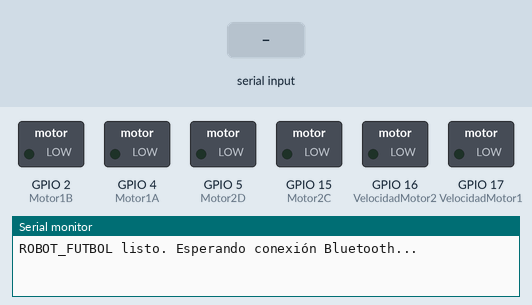
Recording of a sketch running on a simulated ESP32. On the bench: switched loads named in the sketch (green lamp = pin HIGH), the last lines printed to the serial monitor. The inputs (shaded band) are chosen by the test bench. Nothing arrives over Bluetooth unless stated.

Above: at 1.2 s.
1.3 s: "G" received over the second serial link
At 1.8 s:
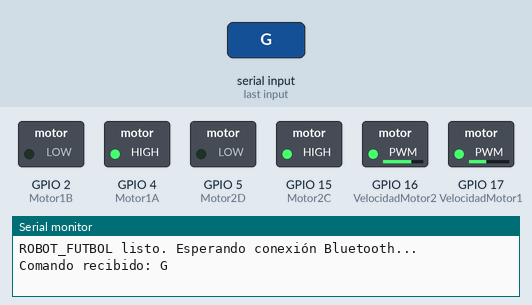
2.8 s: "I" received over the second serial link
At 4.0 s:
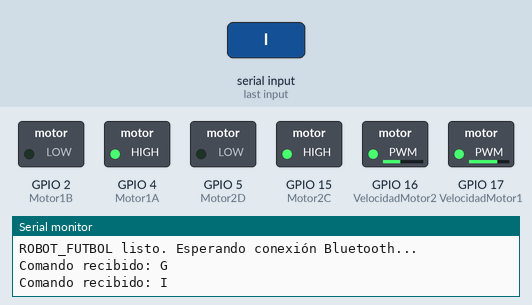
4.3 s: "H" received over the second serial link
At 5.2 s:
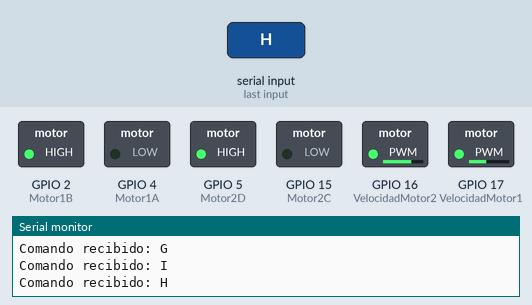
5.8 s: "J" received over the second serial link
At 6.3 s:
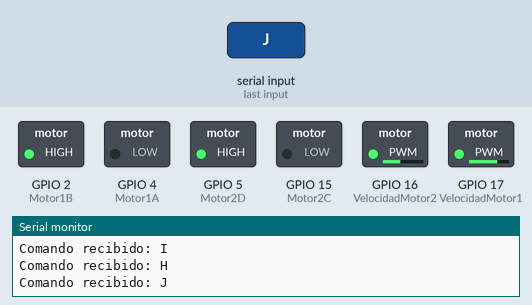
7.3 s: "q" received over the second serial link
At 8.5 s:
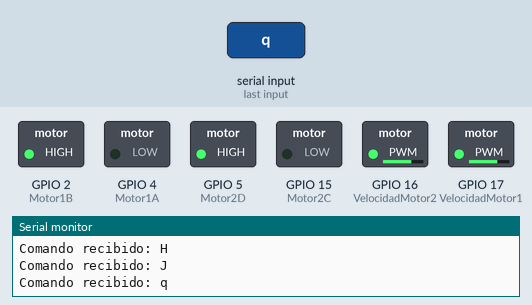
8.8 s: "90,45\n" received over the second serial link
At 9.9 s:
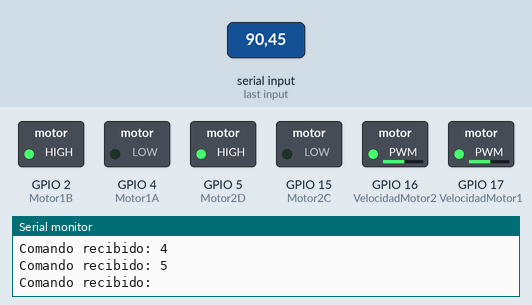
Timing chart, 0 to 11.3 s (numbered marks = the images above; inputs shaded):
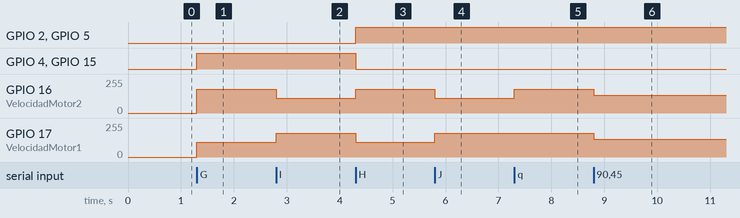

Measured:
- after the input at 1.3 s, GPIO 4 (Motor1A), GPIO 15 (Motor2C): LOW → HIGH at once; GPIO 16 (VelocidadMotor2): 0/255 → 179/255 at once; GPIO 17 (VelocidadMotor1): 0/255 → 110/255 at once
- after the input at 2.8 s, GPIO 16 (VelocidadMotor2): 179/255 → 110/255 at once; GPIO 17 (VelocidadMotor1): 110/255 → 179/255 at once
- after the input at 4.3 s, GPIO 2 (Motor1B), GPIO 5 (Motor2D): LOW → HIGH at once; GPIO 4 (Motor1A), GPIO 15 (Motor2C): HIGH → LOW at once; GPIO 16 (VelocidadMotor2): 110/255 → 179/255 at once; GPIO 17 (VelocidadMotor1): 179/255 → 110/255 at once
- after the input at 5.8 s, GPIO 16 (VelocidadMotor2): 179/255 → 110/255 at once; GPIO 17 (VelocidadMotor1): 110/255 → 179/255 at once
- after the input at 7.3 s, GPIO 16 (VelocidadMotor2): 110/255 → 179/255 at once
- after the input at 8.8 s, GPIO 16 (VelocidadMotor2), GPIO 17 (VelocidadMotor1): 179/255 → 134/255 at once

The sketch:

ROBOT_FUTBOL_ESP32.ino
```cpp
/*
  ROBOT_FUTBOL - Control por Bluetooth con ESP32
  ------------------------------------------------
  Placa: ESP32 NodeMCU WROOM 38 pines
  Driver de motores: L298N
  App recomendada: "Bluetooth RC Controller"

  Comandos por Bluetooth:
    F/B/L/R/S = adelante/atrás/izq/der/stop
    G/I/H/J   = diagonales (adel-izq, adel-der, atrás-izq, atrás-der)
    0-9, q    = velocidad (PWM 80-180)
*/

#include "BluetoothSerial.h"

#if !defined(CONFIG_BT_ENABLED) || !defined(CONFIG_BLUEDROID_ENABLED)
#error Bluetooth no está habilitado. Verifica la configuración de la placa.
#endif

BluetoothSerial SerialBT;

// --- Pines del L298N (lado derecho físico del ESP32) ---
int VelocidadMotor1 = 17; // GPIO17 -> ENA (PWM motor A)   | pata física N°28
int VelocidadMotor2 = 16; // GPIO16 -> ENB (PWM motor B)   | pata física N°27
int Motor1A = 4;          // GPIO4  -> IN1 (dirección A)   | pata física N°26
int Motor1B = 2;          // GPIO2  -> IN2 (dirección A)   | pata física N°24
int Motor2C = 15;         // GPIO15 -> IN3 (dirección B)   | pata física N°23
int Motor2D = 5;          // GPIO5  -> IN4 (dirección B)   | pata física N°29

// --- Configuración PWM (API nueva del core ESP32 3.x) ---
const int frecuenciaPWM = 5000;
const int resolucionPWM = 8;

int speedMotor = 150; // velocidad por defecto (rango 80-180)
char comando;

void setup() {
  Serial.begin(115200);
  SerialBT.begin("ROBOT_FUTBOL");
  Serial.println("ROBOT_FUTBOL listo. Esperando conexión Bluetooth...");

  pinMode(Motor1A, OUTPUT);
  pinMode(Motor1B, OUTPUT);
  pinMode(Motor2C, OUTPUT);
  pinMode(Motor2D, OUTPUT);

  ledcAttach(VelocidadMotor1, frecuenciaPWM, resolucionPWM);
  ledcAttach(VelocidadMotor2, frecuenciaPWM, resolucionPWM);

  detenerMotores();
}

void loop() {
  if (SerialBT.available()) {
    comando = SerialBT.read();
    Serial.print("Comando recibido: ");
    Serial.println(comando);
    ejecutarComando(comando);
  }
}

void ejecutarComando(char cmd) {
  switch (cmd) {
    case 'F': moveForward(); break;
    case 'B': moveBackward(); break;
    case 'L': turnLeft(); break;
    case 'R': turnRight(); break;
    case 'S': detenerMotores(); break;
    case 'G': moveForwardLeft(); break;
    case 'I': moveForwardRight(); break;
    case 'H': moveBackwardsLeft(); break;
    case 'J': moveBackwardsRight(); break;
    case 'q':
      speedMotor = 180;
      actualizarVelocidad();
      break;
    default:
      if (cmd >= '0' && cmd <= '9') {
        int nivel = cmd - '0';
        speedMotor = map(nivel, 0, 9, 80, 180);
        actualizarVelocidad();
      }
      break;
  }
}

void actualizarVelocidad() {
  ledcWrite(VelocidadMotor1, speedMotor);
  ledcWrite(VelocidadMotor2, speedMotor);
}

// --- Movimientos básicos ---

void moveForward() {
  digitalWrite(Motor1A, HIGH);
  digitalWrite(Motor1B, LOW);
  digitalWrite(Motor2C, HIGH);
  digitalWrite(Motor2D, LOW);
  actualizarVelocidad();
}

void moveBackward() {
  digitalWrite(Motor1A, LOW);
  digitalWrite(Motor1B, HIGH);
  digitalWrite(Motor2C, LOW);
  digitalWrite(Motor2D, HIGH);
  actualizarVelocidad();
}

void turnLeft() {
  digitalWrite(Motor1A, LOW);
  digitalWrite(Motor1B, HIGH);
  digitalWrite(Motor2C, HIGH);
  digitalWrite(Motor2D, LOW);
  actualizarVelocidad();
}

void turnRight() {
  digitalWrite(Motor1A, HIGH);
  digitalWrite(Motor1B, LOW);
  digitalWrite(Motor2C, LOW);
  digitalWrite(Motor2D, HIGH);
  actualizarVelocidad();
}

void detenerMotores() {
  digitalWrite(Motor1A, LOW);
  digitalWrite(Motor1B, LOW);
  digitalWrite(Motor2C, LOW);
  digitalWrite(Motor2D, LOW);
  ledcWrite(VelocidadMotor1, 0);
  ledcWrite(VelocidadMotor2, 0);
}

// --- Diagonales (motor "de adentro" a velocidad reducida, no detenido) ---

void moveForwardLeft() {
  int velExtra = min(speedMotor + 30, 180);
  digitalWrite(Motor1A, HIGH);
  digitalWrite(Motor1B, LOW);
  digitalWrite(Motor2C, HIGH);
  digitalWrite(Motor2D, LOW);
  ledcWrite(VelocidadMotor1, speedMotor - 40 < 0 ? 0 : speedMotor - 40); // motor izquierdo más lento
  ledcWrite(VelocidadMotor2, velExtra);
}

void moveForwardRight() {
  int velExtra = min(speedMotor + 30, 180);
  digitalWrite(Motor1A, HIGH);
  digitalWrite(Motor1B, LOW);
  digitalWrite(Motor2C, HIGH);
  digitalWrite(Motor2D, LOW);
  ledcWrite(VelocidadMotor1, velExtra);
  ledcWrite(VelocidadMotor2, speedMotor - 40 < 0 ? 0 : speedMotor - 40); // motor derecho más lento
}

void moveBackwardsLeft() {
  int velExtra = min(speedMotor + 30, 180);
  digitalWrite(Motor1A, LOW);
  digitalWrite(Motor1B, HIGH);
  digitalWrite(Motor2C, LOW);
  digitalWrite(Motor2D, HIGH);
  ledcWrite(VelocidadMotor1, speedMotor - 40 < 0 ? 0 : speedMotor - 40);
  ledcWrite(VelocidadMotor2, velExtra);
}

void moveBackwardsRight() {
  int velExtra = min(speedMotor + 30, 180);
  digitalWrite(Motor1A, LOW);
  digitalWrite(Motor1B, HIGH);
  digitalWrite(Motor2C, LOW);
  digitalWrite(Motor2D, HIGH);
  ledcWrite(VelocidadMotor1, velExtra);
  ledcWrite(VelocidadMotor2, speedMotor - 40 < 0 ? 0 : speedMotor - 40);
}
```
